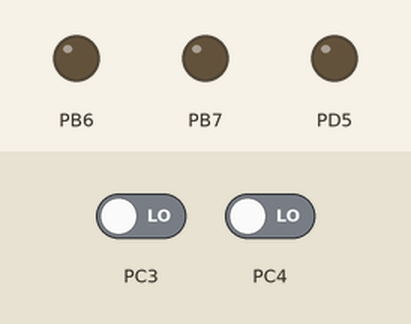
Simulated run of this program. Board: ATmega88, built with avr-gcc and emulated at 1 MHz. Parts: output pins drawn as LEDs (lit = HIGH). The test bench sets the inputs (shaded band); at power-on: PC3 LOW, PC4 LOW.

Above: at 1.2 s.
1.3 s: PC3 driven HIGH
At 2.4 s:
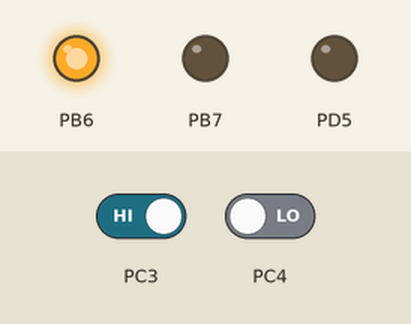
Timing chart, 0 to 4.3 s (numbered marks = the images above; inputs shaded):
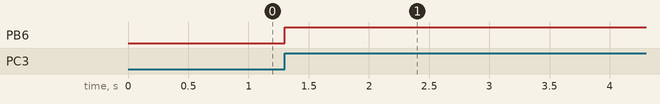

The program:

TestINIT.c
```c
/*
 * TestINT.c
 *
 * Created: 2020-11-13 15:23:12
 *  Author: tmk20otd
 */

#include <avr/io.h>
#define F_CPU 1000000
#include <util/delay.h>
#include <avr/interrupt.h>

//Function declaration
int init_LEDs(void);
int init_INTs(void);


ISR (PCINT1_vect, ISR_BLOCK){
					PORTB |= (1<<PB6);
					PORTD |= 0b11000000;

}
//int set_LED(int pos, int val);

int main(void)
{
	init_LEDs();
	init_INTs();
	sei();

	while(1){
	}

}

int init_LEDs(void)
{
		DDRD |= 0b00100000;
		DDRB |= 0b11000000;

		return 1;
}

int init_INTs(void){
	DDRC &= ~(0b00011000);
	PCMSK1 |= (1<<PCINT11)|(1<<PCINT12);
	PCICR |= (1<<PCIE1);

	return 1;
}


//PCINT11 //12
```

Measured:
- after the input at 1.3 s, PB6: LOW → HIGH at once
